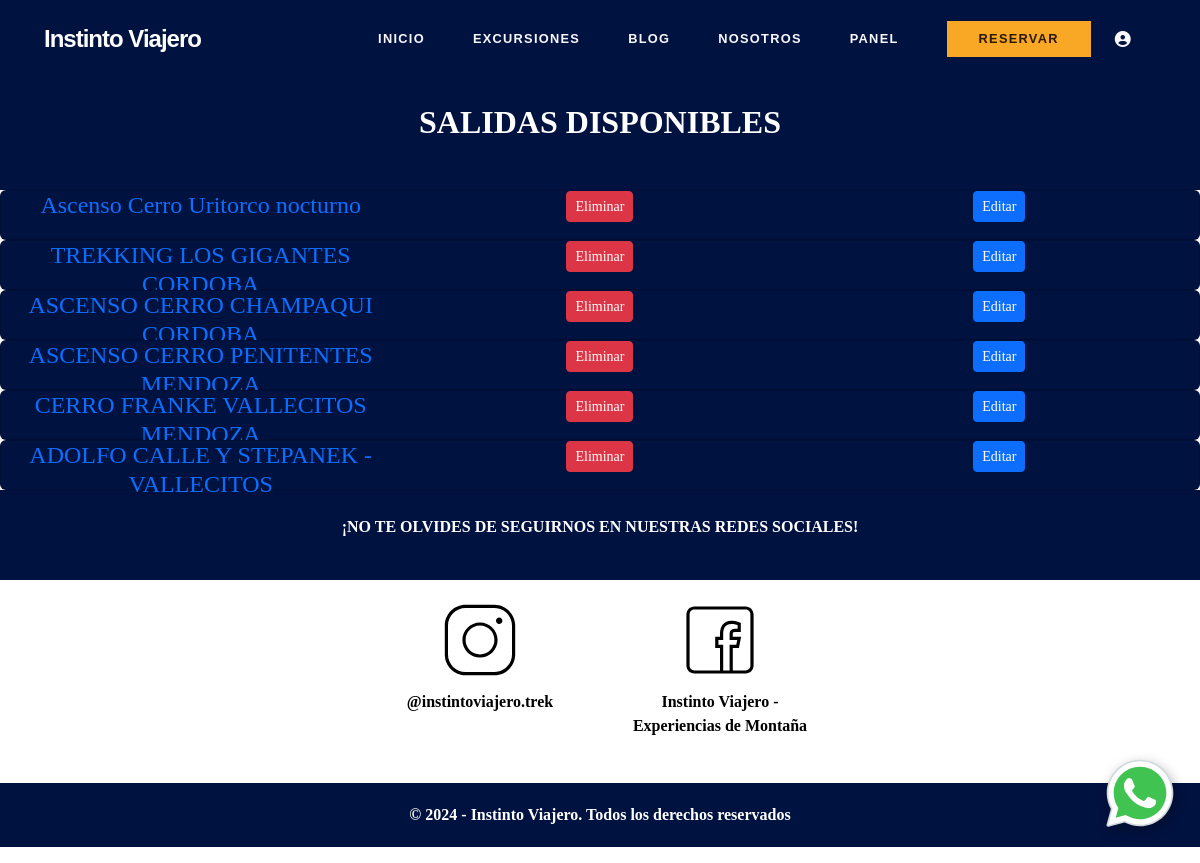
Page /admin/lista-salidas (signed in) on the earlier database version.
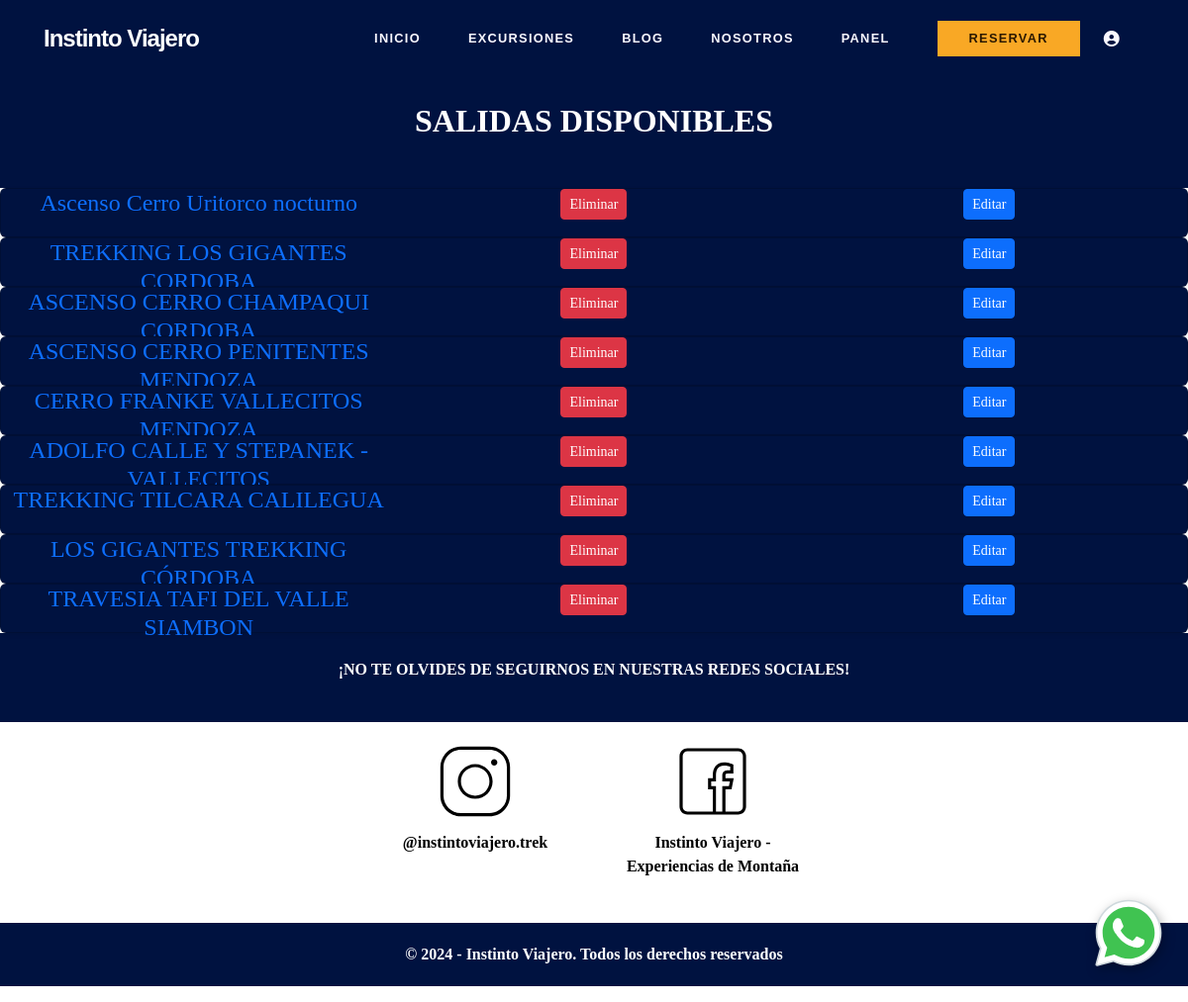
Same page on the later database version.
### models.py (models this page shows)
class SalidaTrekking(db.Model):
    id = db.Column(db.Integer, primary_key=True)
    slug = db.Column(db.String(160), unique=True, nullable=False)
    tipo_salida = db.Column(db.String(255))
    prox_desc = db.Column(db.Text)
    foto_carta = db.Column(db.String(255))
    foto_portada = db.Column(db.String(255))
    titulo = db.Column(db.String(100))
    subtitulo = db.Column(db.String(150))
    dias = db.Column(db.String(50))
    contado = db.Column(db.String(50))
    lugarsalida = db.Column(db.String(100))
    dificultad = db.Column(db.String(50))
    recorrido = db.Column(db.Text)
    encuentro = db.Column(db.String(100))
    inicio = db.Column(db.String(100))
    fin = db.Column(db.String(100))
    edad = db.Column(db.String(50))
    proximasfechas = db.Column(db.String(100))
    descripcion = db.Column(db.Text)
    trescuotas = db.Column(db.String(50))
    seiscuotas = db.Column(db.String(50))
    meses_proximos = db.Column(db.String(100))
    precio_meses_proximos = db.Column(db.String(50))
    tres_cuotas_meses = db.Column(db.String(50))
    seis_cuotas_meses = db.Column(db.String(50))
    finpromo = db.Column(db.String(100))
    incluye = db.Column(db.Text)
    opcional = db.Column(db.Text)
    no_incluye = db.Column(db.Text)
    itinerario = db.Column(db.Text)
    equipamiento = db.Column(db.Text)
    preguntas = db.Column(db.Text)
    foto_uno = db.Column(db.String(255))
    foto_dos = db.Column(db.String(255))
    foto_tres = db.Column(db.String(255))
    codigo = db.Column(db.Text)
    infoextra = db.Column(db.Text)

### admin.py (the view)
@bp.route('/lista-salidas')
@admin_required
def lista_salidas():
    salidas = SalidaTrekking.query.all()
    return render_template('listado_salidas.html', salidas=salidas)

### acciones.py (called while the page is built)
def admin_required(f):
    @wraps(f)
    def decorated_function(*args, **kwargs):
        if not session.get('is_admin'):
            return abort(403) # Error de "Prohibido"
        return f(*args, **kwargs)
    return decorated_function

### templates/listado_salidas.html (shortened to what this page needs)
{% extends "base.html" %}
{% block content %}
<div class="section-titles-subtitles">
  <h2 class="mb-4 section-title">Salidas disponibles</h2>
</div>
{% for s in salidas %}
<div class="card mb-33 shadow-sm">
  <div class="card-salidas">
    <h4><a href="{{ url_for('acciones.ver_salida', slug=s.slug) }}" class="text-decoration-none">{{ s.titulo }}</a></h4>
    <form action="{{ url_for('admin.eliminar_salida', id=s.id) }}" method="POST" style="display:inline;"
      onsubmit="return confirm('¿Seguro que querés eliminar esta salida?');">
      <button type="submit" class="btn btn-danger btn-sm">Eliminar</button>
    </form>
    <form action="{{ url_for('admin.editar_salida', id=s.id) }}" method="GET">
      <button type="submit" class="btn btn-primary btn-sm">Editar</button>
    </form>
  </div>
</div>
{% else %}
<p>No hay salidas registradas aún.</p>
{% endfor %}
{% endblock %}

Differences in the rows shown:
added SalidaTrekking: titulo "TREKKING TILCARA CALILEGUA"
added SalidaTrekking: titulo "LOS GIGANTES TREKKING CÓRDOBA"
added SalidaTrekking: titulo "TRAVESIA TAFI DEL VALLE SIAMBON"
